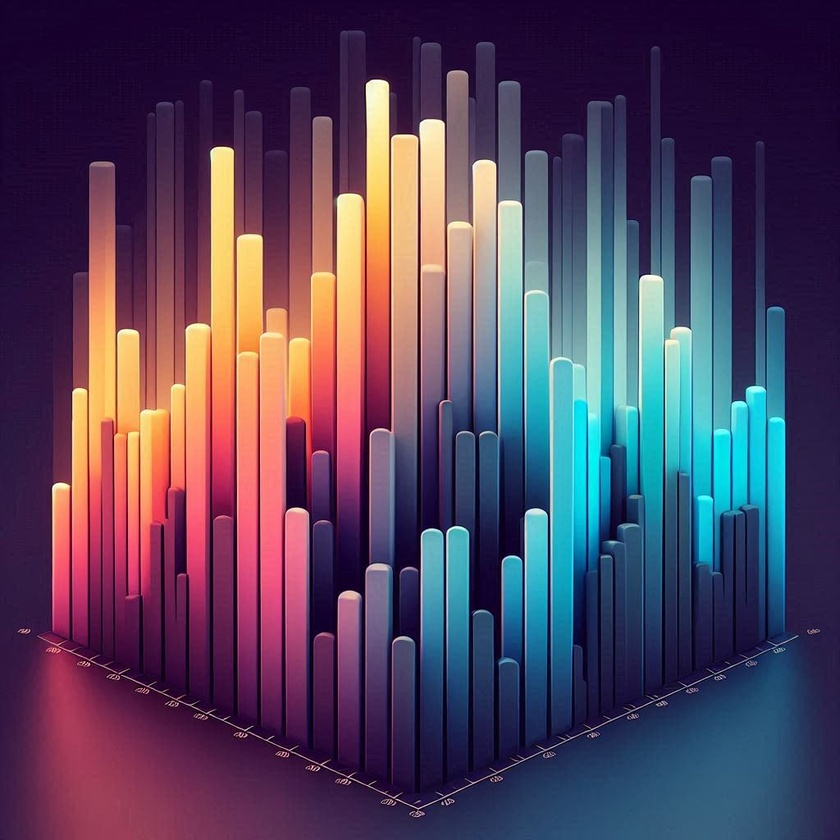
#> input picture archive/histograma3.jpg, 840 x 840 px, shrunk from 1024 x 1024 before the run
$ python Parte_5_3.py
#> lines starting #> are read from the running program, lines starting #| are printed output that depends on the picture
#operações como soma e subtração de imagens

import cv2 as cv
import numpy as np

def soma_img(caminho_img1, caminho_img2):

    #recebe duas imagem que vão ser somadas
#> called with caminho_img1 = 'archive/histograma3.jpg', caminho_img2 = 'archive/histograma4.jpg'
    img = cv.imread(caminho_img1)
#> img is the input picture: shape (840, 840, 3); mean B, G, R 92.4, 67.5, 83.5
    img2 = cv.imread(caminho_img2)
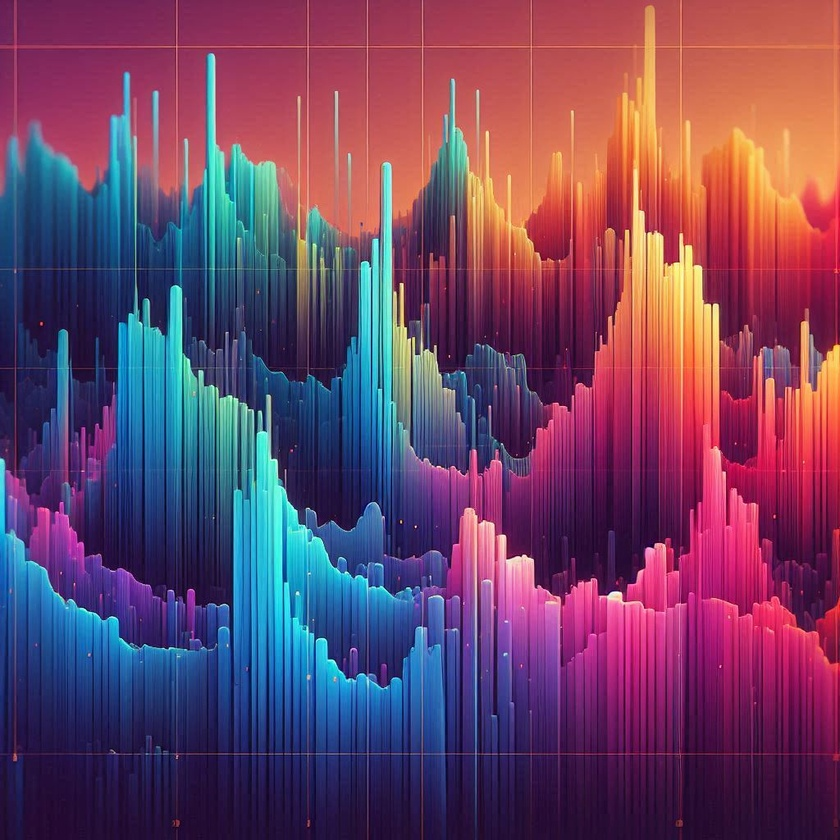
#> input picture archive/histograma4.jpg, 840 x 840 px, shrunk from 1024 x 1024 before the run
#> img2 is the input picture: shape (840, 840, 3); mean B, G, R 100.8, 68.2, 110.1

    #função cv que soma as imagems
    #parametros: 1ªimagem,peso na imagem resultante,2ªimagem, peso na imagem final
    #gamma não adição extra
    #as cores das imagems devem ser bastante vibrantes apra um contraste
    somando = cv.addWeighted(img,0.5,img2,0.4,0)
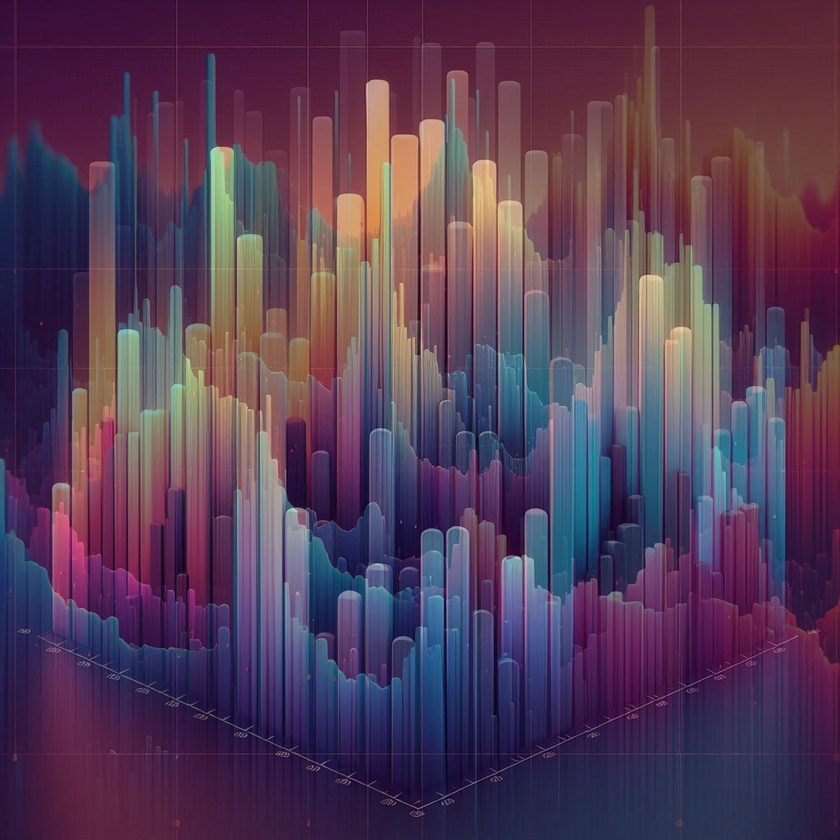
#> somando: shape (840, 840, 3); mean B, G, R 86.5, 61, 85.8

    cv.imshow("Imagem original 1: ", img)
    cv.imshow("Imagem original 2: ", img2)
    cv.imshow("Imagem resultante 3: ",somando)
    cv.imwrite("imagems_salvas/Parte_5_3.jpg", somando)
    cv.waitKey(0)
    cv.destroyAllWindows()

#soma_img("archive/histograma.jpg","archive/histograma2.jpg")
soma_img("archive/histograma3.jpg","archive/histograma4.jpg")
